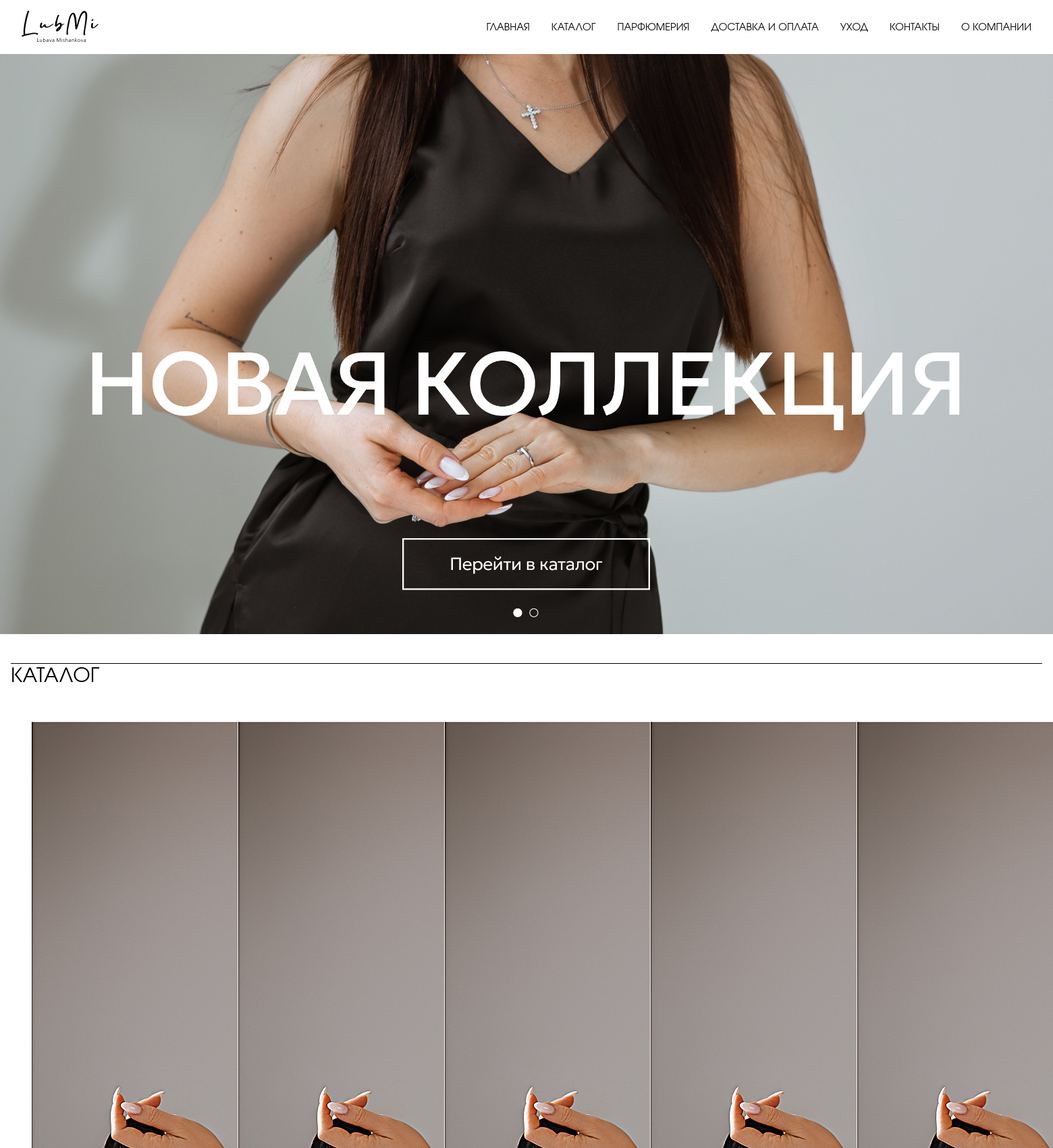
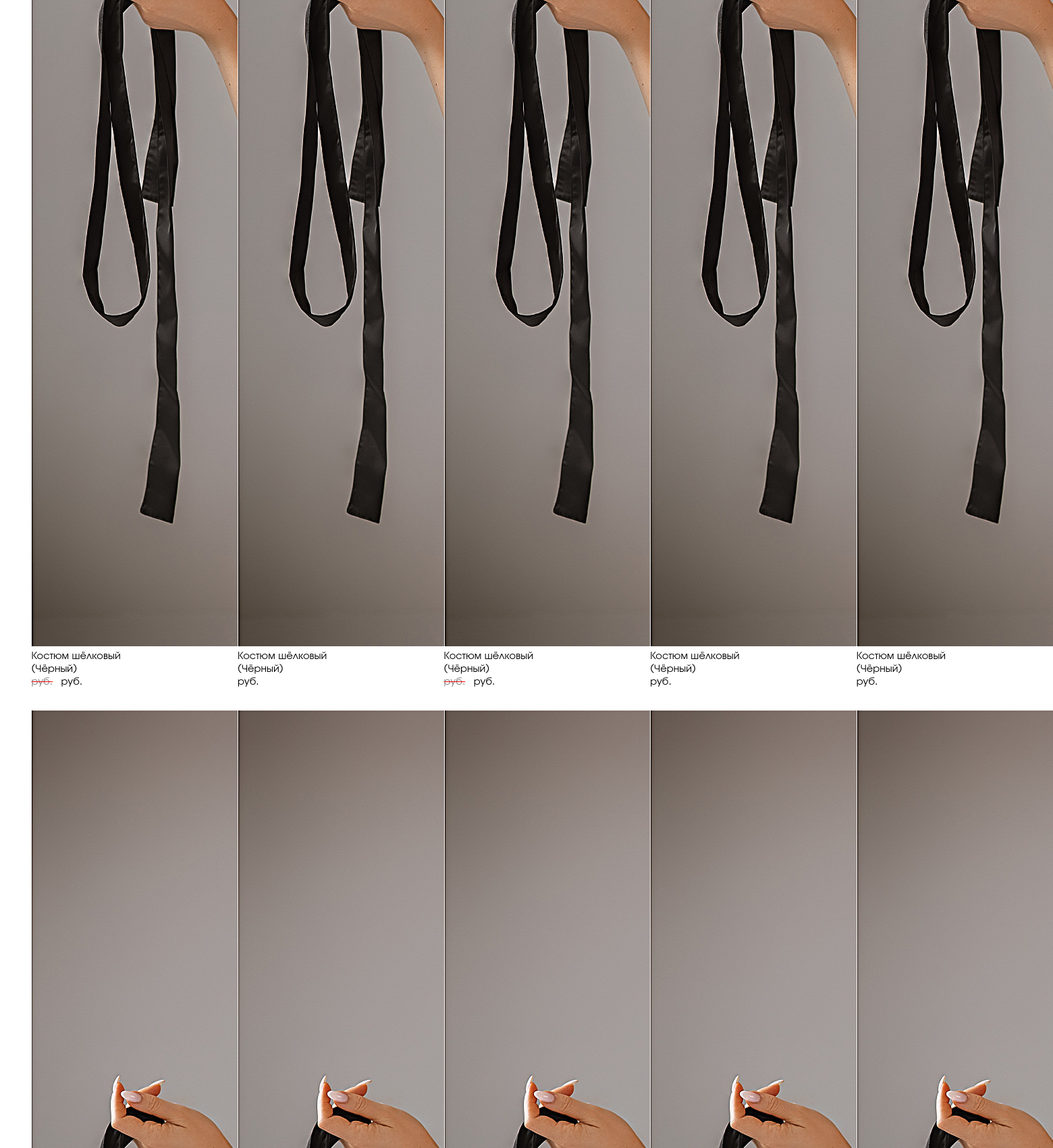
The page /lms/ (upper part) on the database its author committed (2 pictures, top to bottom).
### lms/models.py (models this page shows, shortened)
class DbItem(models.Model):
    created_at = models.DateTimeField(auto_now_add=True)
    updated_at = models.DateTimeField(auto_now=True)
    class Meta:
        abstract: bool = True

class Product(DbItem):
    article = models.CharField(primary_key=True, max_length=250)                                            # внутренний артикул, он же идентификатор
    title = models.CharField(max_length=500)                                                                # название
    description = models.TextField(null=True, blank=True)                                                   # описание
    color = models.CharField(max_length=250, null=True, blank=True)                                         # цвет
    actual_price = MoneyField(max_digits=14, decimal_places=2, default_currency='RUR')                      # цена
    old_price = MoneyField(max_digits=14, decimal_places=2, default_currency='RUR', null=True, blank=True)  # старая цена (до акции), null -- нет акции
    sales_quantity = models.BigIntegerField(default=0)                                                      # количество продаж
    published_at = models.DateTimeField(null=True, blank=True, default=timezone.now)                        # время публикации(опубликован, если published_at < now())
    categories = models.ManyToManyField(Category, related_name="products")                                  # категории
    class PublishedManager(models.Manager):
        def get_queryset(self):
            return super().get_queryset().exclude(published_at=None).filter(published_at__lte=timezone.now())
    class BestsellersManager(PublishedManager):
        def get_queryset(self):
            return super().get_queryset().order_by('-sales_quantity')
    objects = models.Manager()
    published = PublishedManager()
    bestsellers = BestsellersManager()
    images: QuerySet                        # -- Just for IDE syntax analyzer --
    sizes: QuerySet
    attributes: QuerySet
    orders: QuerySet
    class Meta:
        ordering = ["title"]
        indexes = [models.Index(fields=["title"])]
    @property
    def primary_image(self):
        query = self.images.filter(primary=True)
        return query.first() if query.exists() else None
    @property
    def absolute_url(self):
        return ""                           # TODO -- implement me --

class Image(DbItem):
    primary = models.BooleanField()                                                             # основное изображение?
    image = models.ImageField(upload_to='products/%Y/%m/%d')                                    # картинка
    product = models.ForeignKey(Product, related_name="images", on_delete=models.CASCADE)       # товар
    class PrimariesManager(models.Manager):
        def get_queryset(self):
            return super().get_queryset().filter(primary=True)
    objects = models.Manager()
    primaries = PrimariesManager()

### lms/views.py (the view, shortened to what this page needs)
# urls.py: path('', IndexView.as_view(), name='index'),
class IndexView(View):
    page_size = 10
    default_order = 'published'
    ordering = {
        default_order: lambda q: q.order_by('published_at'),
        'title': lambda q: q.order_by('title'),
        'price': lambda q: q.order_by('actual_price'),
        'sales': lambda q: q.order_by('sales_quantity'),
    }
    @staticmethod
    def get(request, *_, **__):
        page = request.GET.get('page')
        order = request.GET.get('order')
        order = order if order in IndexView.ordering else IndexView.default_order
        products = Product.published.all()
        products = IndexView.ordering[order](products)
        bestsellers = Product.bestsellers.all()
        pd_pgn = Paginator(products, IndexView.page_size)
        bs_pgn = Paginator(bestsellers, IndexView.page_size)
        if not page:
            return render(request, 'lms/index.html', {
                'page_title': "LubMi - Главная",
                'products': pd_pgn.page(1),
                'bestsellers': bs_pgn.page(1),
                'order': order,
                'page': 1,
            })

### lms/templates/lms/index.html (shortened to what this page needs)
{% extends "lms/std_page.html" %}
{% load static %}
{% load custom_tags %}
{% block page_header %}
  {% include "lms/include/ad-block.html" with static_image="img/bkg-001.jpg" %}
{% endblock %}
{% block page_content %}
  {% include "lms/include/catalogue-type-A.html" with products=products title="Каталог"%}
{% endblock %}

### lms/templates/lms/std_page.html (shortened to what this page needs)
{% extends "lms/base.html" %}
{% load static %}
{% block leading %}
<nav>
  <a class="logo" href='{% url "lms:index" %}'><img src="{% static 'svg/logo.svg' %}"/></a>
  <a href='{% url "lms:index" %}'>Главная</a>
  <a href='{% url "lms:catalogue" %}'>Каталог</a>
  <a href='{% url "lms:perfumery" %}'>Парфюмерия</a>
  <a href='{% url "lms:delivery" %}'>Доставка и оплата</a>
  <a href='{% url "lms:care" %}'>Уход</a>
  <a href='{% url "lms:contacts" %}'>Контакты</a>
  <a href='{% url "lms:about" %}'>О компании</a>
</nav>
{% endblock %}

### lms/templates/lms/base.html (shortened to what this page needs)
<!DOCTYPE html>
{% load static %}
<html>
<head>
  <link href="{% static "css/lms.css" %}" rel="stylesheet">
</head>
<body>
  <header class="leading">
      {% block leading %}
      {% endblock %}
  </header>
  <div class="content">
    <div id="leading-spacer"></div>
    <header class="page">
      {% block page_header %}
      {% endblock %}
    </header>
    <main class="page">
      {% block page_content %}
      {% endblock %}
    </main>
  </div>
</body>
</html>

### lms/templates/lms/include/ad-block.html
{% load static %}
<img class="bkg" src="{% static static_image %}"/>

### lms/templates/lms/include/catalogue-type-A.html
<h1>{{title}}</h1>
<div class="catalogue">
{% include "lms/include/product-list-type-A.html" with products=products %}
</div>

### lms/templates/lms/include/product-list-type-A.html
{% for product in products %}
<div>
{% include "lms/include/product-card-type-A.html" with product=product %}
</div>
{% endfor %}

### lms/templates/lms/include/product-card-type-A.html
{% load thumbnail %}
<figure>
  {% with product.primary_image as img %}
    {% if img %}
      <a href="{{product.absolute_url}}">
        <img src="{% thumbnail img.image 220x0 %}">
      </a>
    {% else %}
      <h3>Изображение отсутствует</h3>
    {% endif %}
  {% endwith %}
  <figcaption>
    {% if product.old_price %}
    {{product.title}}<br/>
    ({{product.color|default:"цвет не указан"}})<br/>
    <span class="old_price">{{product.old_price.amount}} руб.</span>{{product.actual_price.amount}} руб.
    {% else %}
    {{product.title}}<br/>
    ({{product.color|default:"цвет не указан"}})<br/>
    {{product.actual_price.amount}} руб.
    {% endif %}
  </figcaption>
</figure>

### lms/static/css/lms.css (style rules this page uses)
:root { --LeadingHeight: 3rem; --FooterHeight: 3rem; --DefPadding: 1em; --Fonts: 'URW Gothic', helvetica, sans-serif; --ZixContent: 10; --ZixLeading: 20; --ZixPanels: 30; --ZixTop: 40; --CatItemWidth: 17rem; }
body, aside, .content, .leading { margin: 0; padding: 0; font-family: var(--Fonts); }
.content { z-index: var(--ZixContent); position: static; left: 0; right: 0; display: flex; flex-flow: column; }
.leading { z-index: var(--ZixLeading); position: fixed; height: var(--LeadingHeight); max-height: var(--LeadingHeight); min-height: var(--LeadingHeight); top: 0; left: 0; right: 0; padding: var(--DefPadding); background: white; }
#leading-spacer { flex: 0 0 calc(var(--LeadingHeight) + var(--DefPadding) + 15px); padding: 0; margin: 0; }
.leading > nav { width: 100%; display: flex; flex-direction: row; align-items: center; justify-content: space-between; }
.leading > nav > a { margin-left: 1rem; margin-right: 1rem; text-decoration: none; text-transform: uppercase; color: black; }
.leading > nav > a.logo { margin-right: auto; }
.leading > nav > a > img, a.logo > img { height: calc(var(--LeadingHeight) * 0.95); }
main.page { padding: var(--DefPadding) }
.catalogue { display: grid; grid-template-columns: repeat(auto-fit, minmax(var(--CatItemWidth), 1fr)); }
.catalogue > * { display: flex; flex-flow: column; place-items: center; }
.catalogue > * > * { max-width: calc(var(--CatItemWidth) * 0.9); }
h1 { font-weight:normal; border-top:1px solid black; padding:0 0 10px 0; }
h1, h2, h3, h4, h5, h6 { text-transform: uppercase; }
.old_price { text-decoration: line-through red; color: gray; margin-right: 0.5rem; }
img.bkg { width: 100%; }

### rows shown on the page
Product: title "Костюм шёлковый", color "Чёрный"
Product: title "Костюм шёлковый", color "Чёрный"
Product: title "Костюм шёлковый", color "Чёрный"
Product: image (picture), title "Костюм шёлковый", color "Чёрный"
Product: image (picture), title "Костюм шёлковый", color "Чёрный"
Product: image (picture)
Product: image (picture)

### other values the page prints
{{ title }} "КАТАЛОГ"
